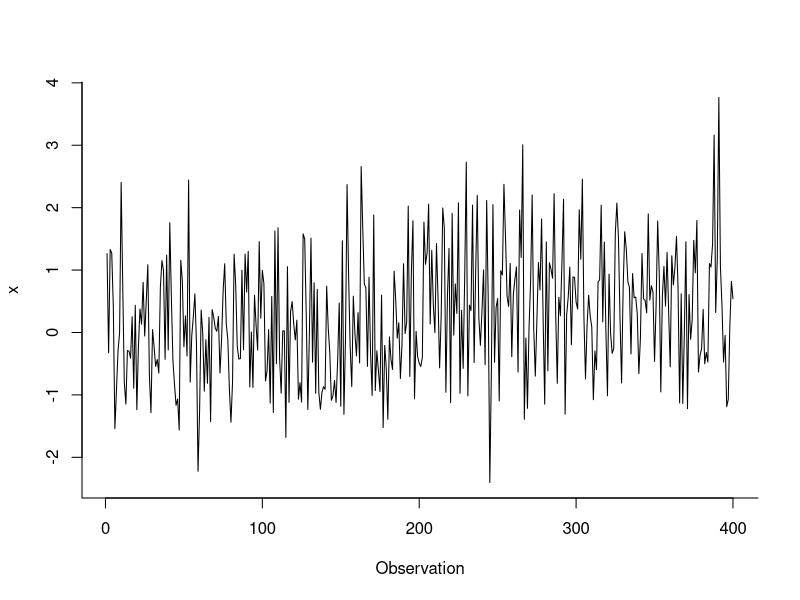
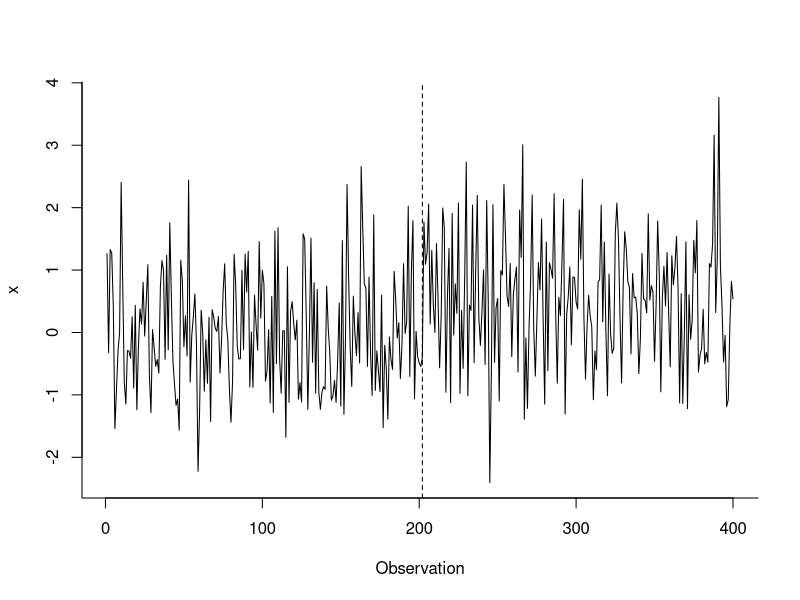
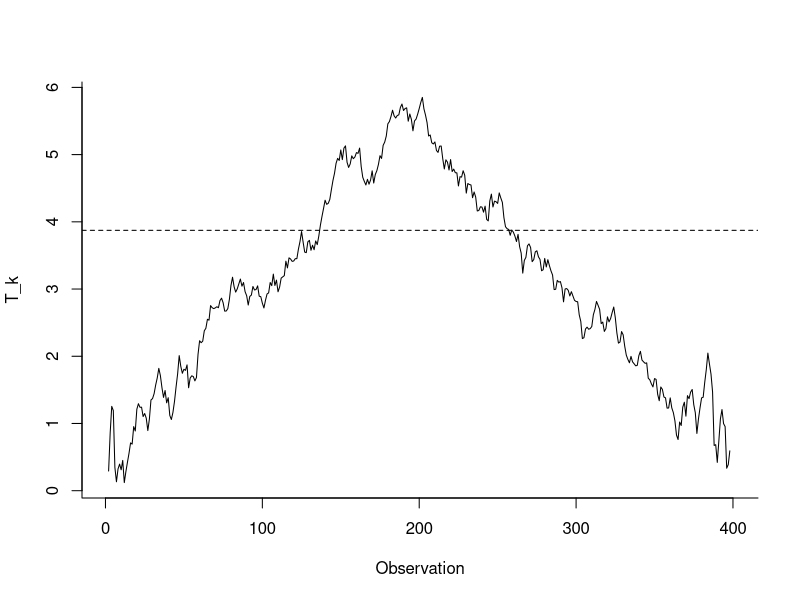

These charts were generated, in order, by the following R code:
# meanTest_ML.R: Maximum Likelihood test for shift in mean.
#
# Assume that 2 independent random samples are selected 
# from each of two normal populations:
#   X_1, X_2, ... X_{n_1} ~ N(\mu_1, \sigma_1)
#   X_1, X_2, ... X_{n_2} ~ N(\mu_2, \sigma_2).
# Both populations possess equal variances 
#   \sigma_1 = \sigma_2 = \sigma
# but possibly different means
#   \mu_1, \mu_2.
#
# We want to test the null hypothesis H_0 that there is no 
# change in the distribution
#   H_0: X_i ~ N(\mu_1, \sigma²) for all i=1,2,...,n
# versus the alternative hypothesis H_1 that there is a 
# change in distribution somewhere in thesequence
#   H_1: X_i ~ N(\mu_1, \sigma²) for i <= k, 
#        X_i ~ N(\mu_2, \sigma^2) for k < i <= n.
#
# We use a ML test with maximum value statistic T_max 
# at the \alpha = 0.05 level of significance.

# Working directory is where this script is at.
# this.dir <- dirname(parent.frame(2)$ofile)
# setwd(this.dir)

# Load required packages
library(R.utils)   # for printf

alpha = 0.05  # level of significance of the test

n1 = 200     # num of observations before the change point
n2 = 200     # num of observations after the change point
n = n1+n2   # total number of observations

# Generate Gaussian time series with one change point at k=10, 
# the first random sample consists of n_1 observations from a N(0,1)
# while the second sample consists of n_2 observations from a N(0.5,1).
set.seed(0)
rand_sample_1 = rnorm(n1, 0, 1)
rand_sample_2 = rnorm(n2, 0.5, 1)
x <- c(rand_sample_1, rand_sample_2)

# Plot the sequence of observations.
plot(x, type = "l", xlab = "Observation", ylab = "x", bty = "l")

# Initialize empty vector that will contain the statistics
# T_k for k=2:n-2
T.stat <- vector(mode = "numeric", length = n)
T.stat[1] <- NA
T.stat[n-1] <- NA
T.stat[n] <- NA

for (k in 2:n-2) {     # k = candidate to CP location
  n1 = k
  n2 = n-k
  
  rand_sample_1 = x[1:k]
  rand_sample_2 = x[(k+1):n]
  
  # S = "pooled" estimator for the sd \sigma
  sample_mean_1 = mean(rand_sample_1)
  sample_mean_2 = mean(rand_sample_2)
  sample_var_1 = var(rand_sample_1)
  sample_var_2 = var(rand_sample_2)
  S2 = ((n1-1)*sample_var_1 + (n2-1)*sample_var_2) / (n1+n2-2)
  S = sqrt(S2)
  
  # Test statistic T
  T.stat[k] = (sample_mean_1 - sample_mean_2) / (S*sqrt(1/n1 + 1/n2))
}

# We use a ML test. The rejection region [h, +\inf) for \alpha 
# is given by the Bonferroni inequality
#   |t_max| > h = T^{-1}(1 - \alpha/(2(n-1)))
df = n-2
h = qt(1 - alpha/(2*(n-1)), df)

# Output result
printf("ML test with significance level %f \n", alpha)

if (max(abs(T.stat), na.rm = TRUE) > h) {
  changeDetected = TRUE
  changePoint = which.min(T.stat)   # MLE for change point
  printf("There is a change in mean at location %d\n", 
         changePoint)
} else {
  changeDetected = FALSE
  changePoint = 0
  printf("We can't conclude change in mean in the sequence\n")
}

# Plot the sequence of observations along with the estimated CP.
plot(x, type = "l", xlab = "Observation", ylab = "x", bty = "l")
if (changeDetected)
  abline(v = changePoint, lty = 2)

# Plot the associated statistic D_k = T_k for every k, 
# along with the threshold h
plot(abs(T.stat), type = "l", xlab = "Observation", ylab = "T_k", bty = "l")
abline(h = h, lty = "dashed")
